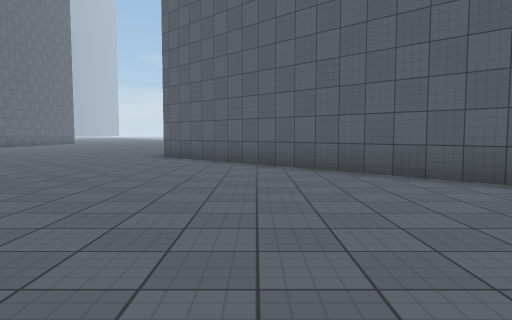
view 1 (above)

17 first-person views from a walk through a Unity game level. The camera is 1.3 m above the floor, tilts 4° down and sees 70° across. The floor is counted in squares, 2 m on a side. Each view is taken from the middle of a square. On the plan, view 1 faces up. The plan holds only what a view shows up to about 11 squares ahead; the rest is blank. The place goes on beyond the plan. Surface patterns are stand-ins for the level's own textures.

view 2
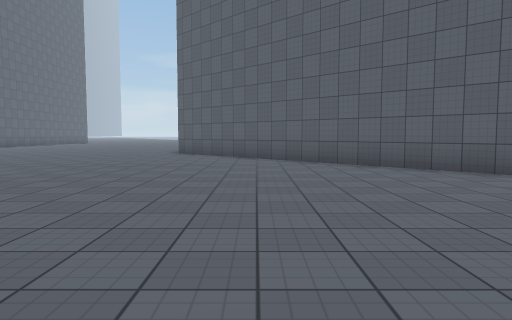

view 3
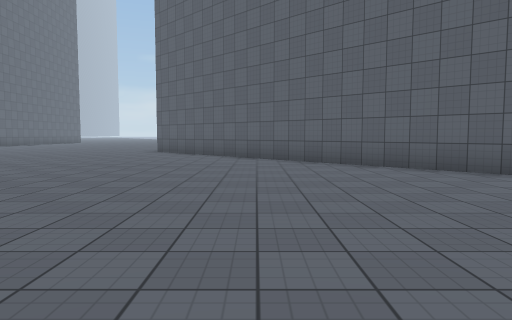

view 4
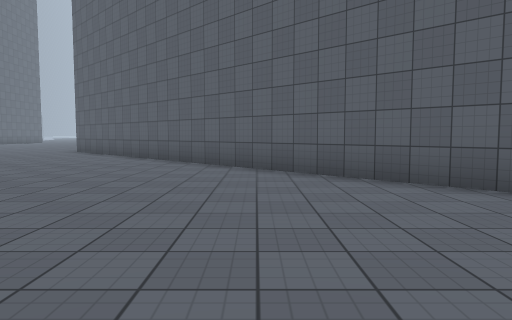

view 5
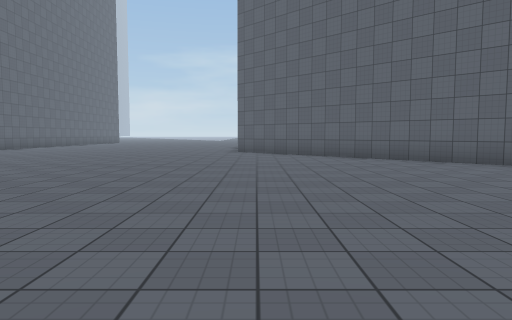

view 6
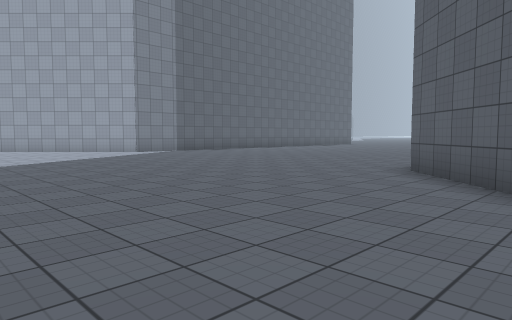

view 7
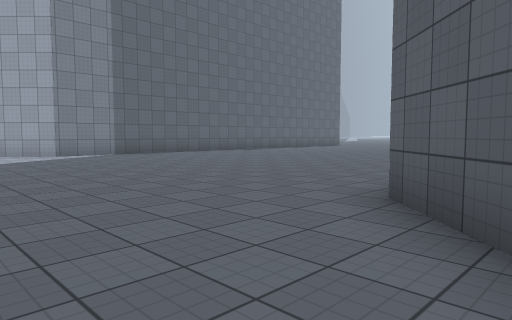

view 8
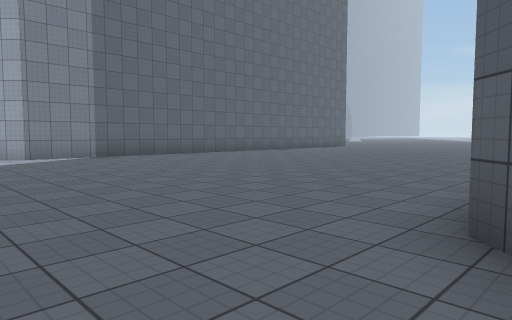

view 9
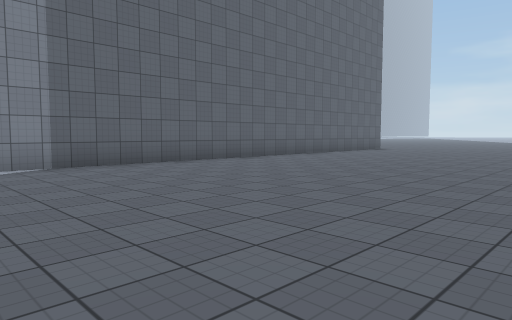

view 10
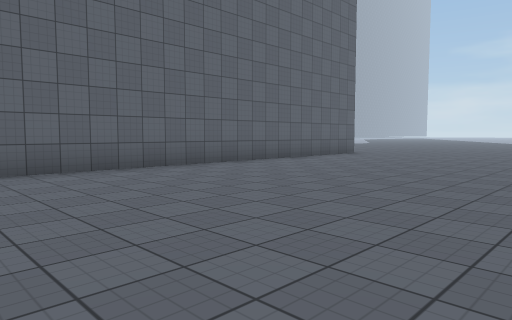

view 11
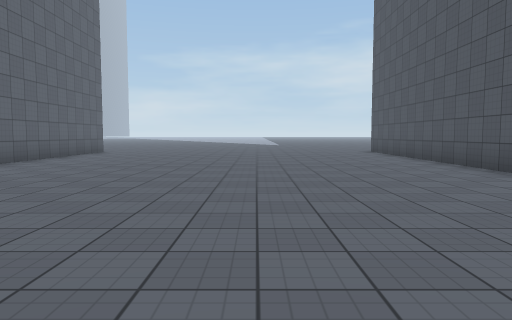

view 12
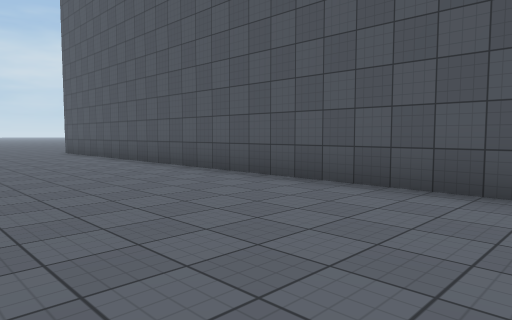

view 13
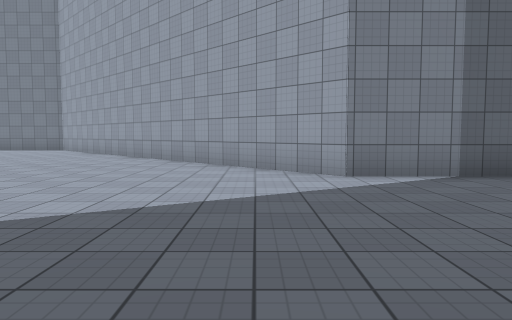

view 14
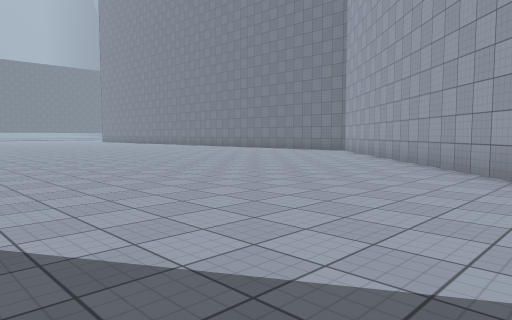

view 15
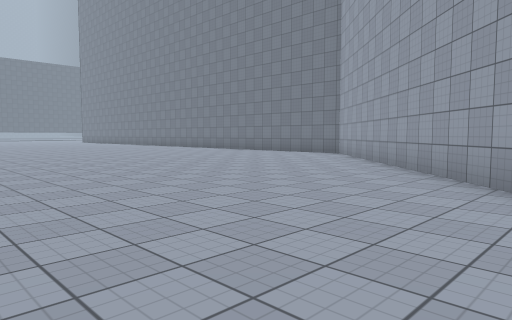

view 16
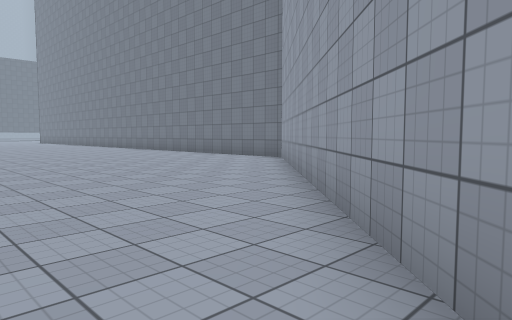

view 17
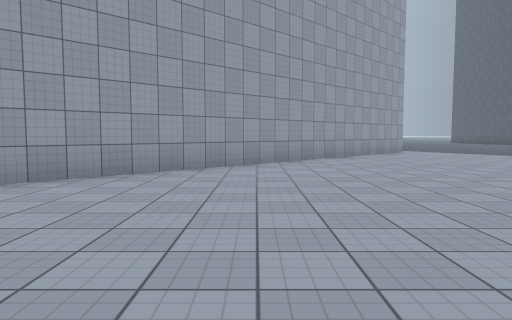

### Floor plan
Points are (right, up) in squares from view 1. A wall is a line through its corners. A room is listed if a view was taken in it or the views show most of it. See-through windows are left out.
Room 1 (views 1, 2, 3, 4, 5, 6, 7, 8, 9, 10, 11, 12, 13, 14, 15, 16, 17)
walls: (-2.7, 12.8) (-2.7, 23.2); (6.9, 1) (-2.7, 10.6); (-12.6, 23.1) (-12.6, 10.4) (-21.9, 1.2) (-21.9, 0.2)

Positions as (right, up) in squares from view 1, and headings:
1: (0, 0), facing up
2: (0, -2), facing up
3: (1, -3), facing up
4: (4, -3), facing up
5: (-2, -3), facing up
6: (0, 4), facing up-left
7: (-1, 7), facing up-left
8: (-2, 8), facing up-left
9: (-5, 10), facing up-left
10: (-6, 14), facing up-left
11: (-7, 12), facing up
12: (-7, 12), facing up-right
13: (-7, 9), facing left
14: (-9, 9), facing down-left
15: (-11, 8), facing down-left
16: (-14, 8), facing down-left
17: (-18, -3), facing up
